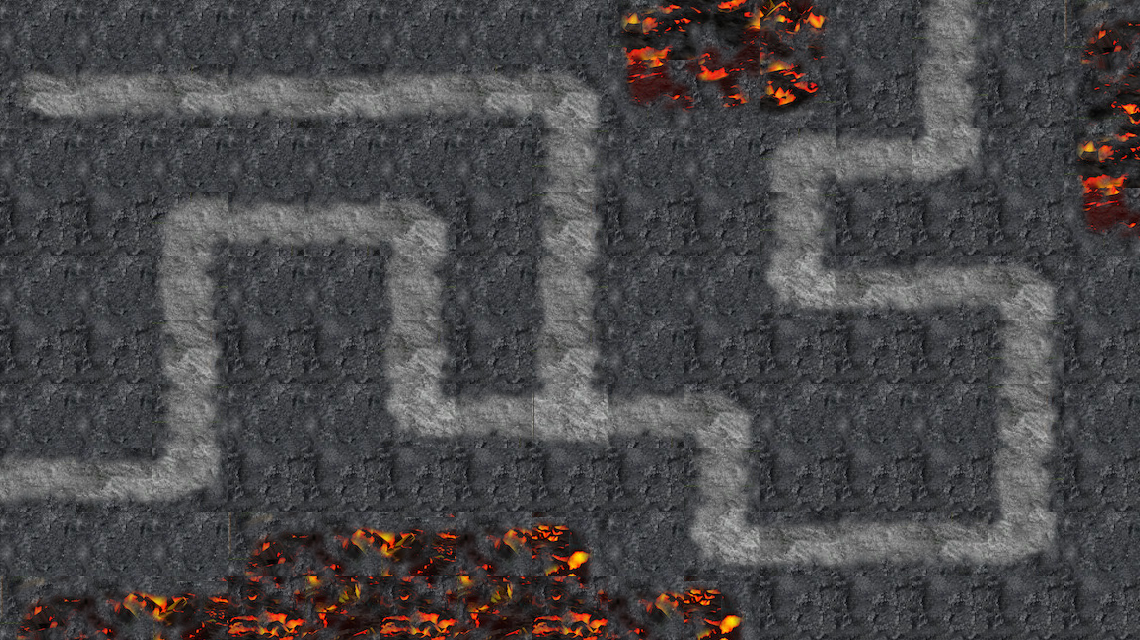

A 2D game scene composited from a Tiled map and its tileset images. What follows is a short description and the map's XML, with each tile layer's data collapsed to a summary:
An orthogonal 15x10 tile map with 76x64 px tiles, 1 tile layer (Tile Layer 1), 2 tilesets.

<map version="1.0" orientation="orthogonal" width="15" height="10" tilewidth="76" tileheight="64">
 <tileset firstgid="1" name="sample_1" tilewidth="76" tileheight="64">
  <image source="Tile samples/sample_1.png" width="1216" height="1024" />
 </tileset>
 <tileset firstgid="257" name="sample_bg" tilewidth="76" tileheight="64">
  <image source="Tile samples/sample_bg.png" width="1216" height="1024" />
 </tileset>
 <layer name="Tile Layer 1" width="15" height="10">
  <data>[150 cells, 150 non-empty, 29 distinct tile ids]</data>
 </layer>
</map>